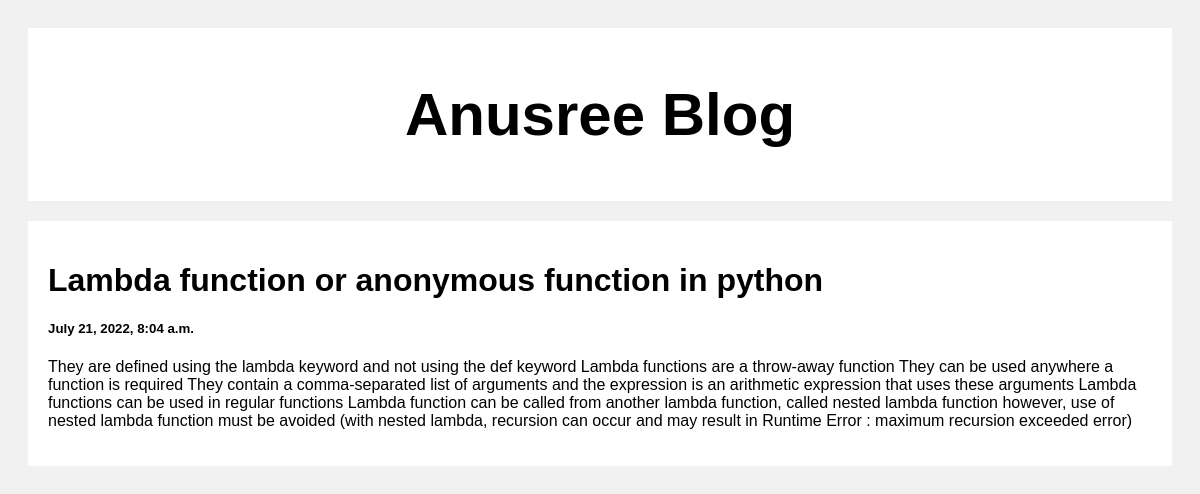
Page /blog/3/ on the committed database.
### base/models.py (models this page shows, shortened)
class Blogs(models.Model):
    idn = models.IntegerField()
    heading = models.CharField(max_length=150)
    date = models.DateTimeField(auto_now=True)
    content = models.TextField(null=False, blank=False)

### base/views.py (the view)
# urls.py: path('blog/<str:pk>/', views.blog, name="blog"),
def blog(request,pk):
    blog = Blogs.objects.get(id=pk)
    context = {'blog':blog}
    return render(request, 'blog.html', context)

### templates/blog.html (shortened to what this page needs)
<!DOCTYPE html>
<html>
<head>
</head>
<body>
<div class="header">
  <h2>Anusree Blog</h2>
</div>
<div class="row">
  <div class="leftcolumn">
    <div class="card">
        <h1>{{blog.heading}}</h1>
        <h5>{{blog.date}}</h5>
        <p>{{blog.content}}</p>
    </div>
  </div>
</div>
</body>
</html>

### templates/blog.html (style rules this page uses)
* { box-sizing: border-box; }
body { font-family: Arial; padding: 20px; background: #f1f1f1; }
.header { padding: 2px; font-size: 40px; text-align: center; background: white; }
.leftcolumn { float: left; width: 100%; }
.card { background-color: white; padding: 20px; margin-top: 20px; }
.row:after { content: ""; display: table; clear: both; }

### rows in the picture
Blogs: heading "Lambda function or anonymous function in python", date "July 21, 2022, 8:04 a.m.", content "‌They are defined using the lambda keyword and not using the def keyword ‌Lambda functions are a throw-away function ‌They can be used anywhere a function is required They contain a comma-separated list of arguments and the expression is an arithmetic expression that uses these arguments ‌Lambda functions can be used in regular functions Lambda function can be called from another lambda function, called nested lambda function however, use of nested lambda function must be avoided (with nested lambda, recursion can occur and may result in Runtime Error : maximum recursion exceeded error)"
